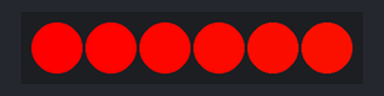
Bench run of a sketch on a simulated ATtiny85, built with avr-gcc and run on an emulated ATtiny85. On the bench: 6 RGB LEDs in strip order, left to right. Dim RGB values are drawn brighter than linear.

Above: at 0.01 s.
At 4.88 s:
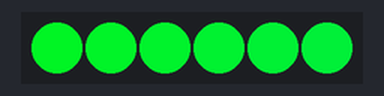
At 9.92 s:
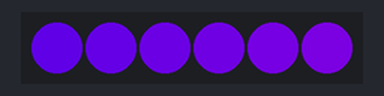
At 20.0 s:
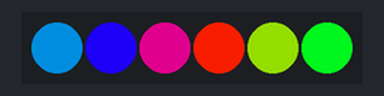
At 29.94 s:
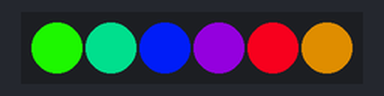
At 39.88 s:
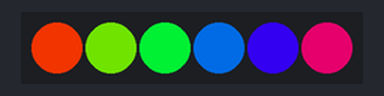
Timing chart, 0 to 40.0 s (numbered marks = the images above):
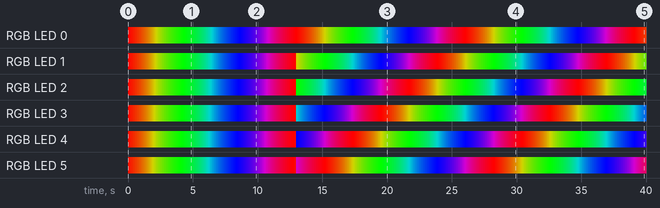

The sketch:

sample_code_slightvariation.ino
```cpp
#include <Adafruit_NeoPixel.h>
#ifdef __AVR__
  #include <avr/power.h>
#endif

//neopixels are connected to digital 3, which is pin 2 on the ATtiny IC
#define PIN 3
#define NUM_LEDS 6 //number of leds

Adafruit_NeoPixel strip = Adafruit_NeoPixel(NUM_LEDS, PIN, NEO_GRB + NEO_KHZ800);

void setup() {
  //this code block is REALLY IMPORTANT!!
  //we need to be sure the clock is set to 8MHz
  #if defined (__AVR_ATtiny85__)
    if (F_CPU == 8000000) clock_prescale_set(clock_div_1);
  #endif

  strip.begin();
  strip.show();  // Initialize all pixels to 'off'
}

void loop() {
  rainbow(50);
  rainbowCycle(50);
}

void rainbow(uint8_t wait) {
  uint16_t i, j;

  for(j=0; j<256; j++) {
    for(i=0; i<strip.numPixels(); i++) {
      strip.setPixelColor(i, Wheel((i+j) & 255));
    }
    strip.show();
    delay(wait);
  }
}

// Slightly different, this makes the rainbow equally distributed throughout
void rainbowCycle(uint8_t wait) {
  uint16_t i, j;

  for(j=0; j<256*5; j++) { // 5 cycles of all colors on wheel
    for(i=0; i< strip.numPixels(); i++) {
      strip.setPixelColor(i, Wheel(((i * 256 / strip.numPixels()) + j) & 255));
    }
    strip.show();
    delay(wait);
  }
}

// Input a value 0 to 255 to get a color value.
// The colours are a transition r - g - b - back to r.
uint32_t Wheel(byte WheelPos) {
  WheelPos = 255 - WheelPos;
  if(WheelPos < 85) {
    return strip.Color(255 - WheelPos * 3, 0, WheelPos * 3);
  }
  if(WheelPos < 170) {
    WheelPos -= 85;
    return strip.Color(0, WheelPos * 3, 255 - WheelPos * 3);
  }
  WheelPos -= 170;
  return strip.Color(WheelPos * 3, 255 - WheelPos * 3, 0);
}
```
